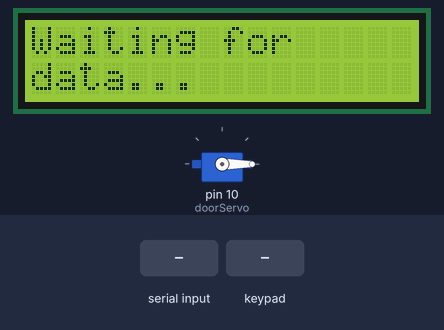
Recording of a sketch running on a simulated Arduino Uno, built with avr-gcc and run on an emulated ATmega328P. Shown: 16×2 character LCD, servo. The inputs (shaded band) are chosen by the test bench. What the sketch prints to the serial monitor is not drawn.

Above: at 1.2 s.
1.3 s: "Signal:\n" received over Serial
At 1.6 s:
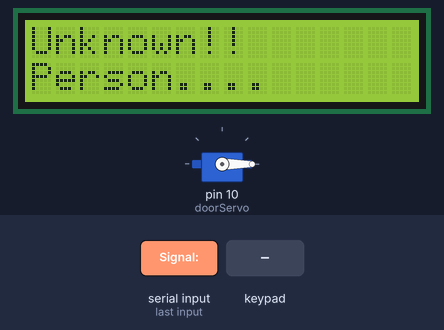
4.3 s: keypad keys 0 9 8 7 pressed 0.4 s apart
At 6.1 s:
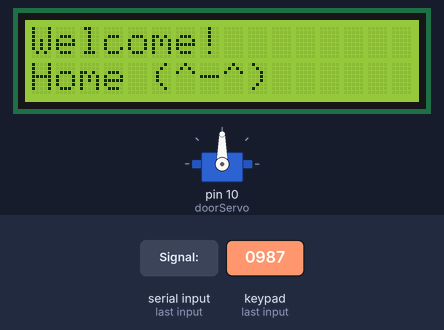
8.9 s: "Signal:90\n" received over Serial
At 11.7 s:
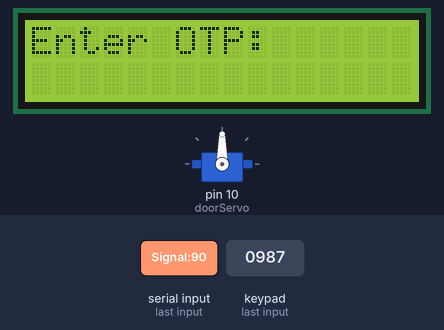
11.9 s: keypad keys 9 8 7 6 pressed 0.4 s apart
At 13.9 s:
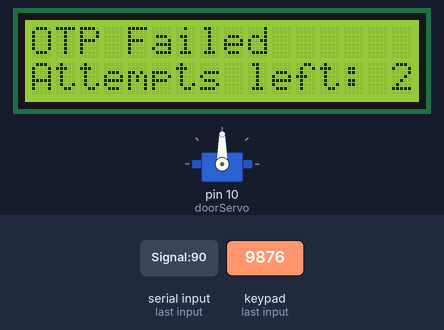
15.6 s: key '1' pressed
At 16.7 s:
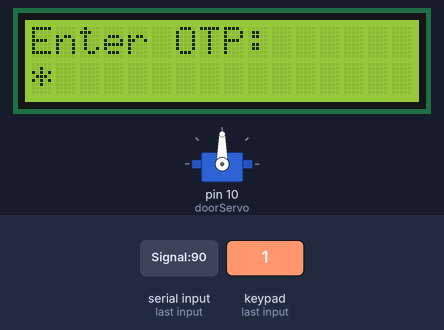
17.1 s: key '2' pressed
At 17.8 s:
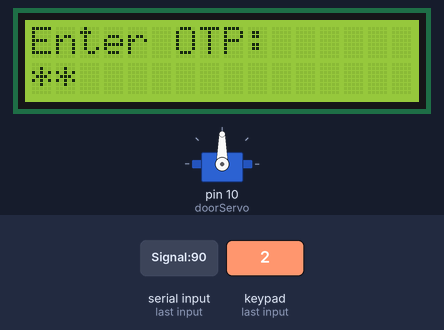
Timing chart, 0 to 19.6 s (numbered marks = the images above; inputs shaded):
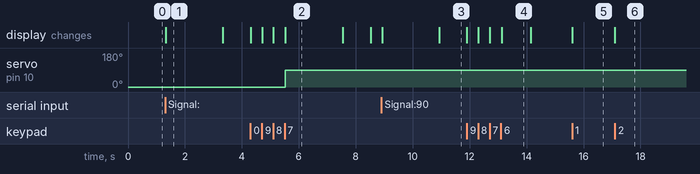

Measured:
- after the input at 1.3 s, the display: changes at once (image 1)
- after the input at 4.3 s, servo on pin 10 (doorServo): 0° → 90° after 1.2 s; the display: first changes at once (image 2 shows a later state)
- after the input at 8.9 s, the display: first changes at once (image 3 shows a later state)
- after the input at 11.9 s, the display: first changes at once (image 4 shows a later state)
- after the input at 15.6 s, the display: changes at once (image 5)
- after the input at 17.1 s, the display: changes at once (image 6)
- what the display in image 1 shows lasts 2.0 s, from 1.3 s to 3.3 s

The sketch:

Arduino_Code.ino
```cpp
#include <Wire.h>
#include <LiquidCrystal_I2C.h>
#include <Keypad.h>
#include <Servo.h>

// LCD setup
LiquidCrystal_I2C lcd(0x27, 16, 2); // Change 0x27 if needed

// Keypad setup
const byte ROWS = 4;
const byte COLS = 4;
char keys[ROWS][COLS] = {
  {'1','2','3','A'},
  {'4','5','6','B'},
  {'7','8','9','C'},
  {'*','0','#','D'}
};
byte rowPins[ROWS] = {9, 8, 7, 6};
byte colPins[COLS] = {5, 4, 3, 2};
Keypad keypad = Keypad(makeKeymap(keys), rowPins, colPins, ROWS, COLS);

// Servo motor setup
Servo doorServo;

// Variables
String otp = "0987";
unsigned long doorOpenMillis = 0;
const unsigned long doorCloseDelay = 22000; // 22 seconds
int failedAttempts = 0;
const int maxAttempts = 3;
bool systemShutdown = false;

String lastMsg1 = "", lastMsg2 = "";

// Function declarations
String getOtpFromKeypad();
void openDoor();
void closeDoor();
void showMessage(const String &msg1, const String &msg2);
void shutdownSystem();

void setup() {
  Serial.begin(115200);
  lcd.init();
  lcd.backlight();

  showMessage("Waiting for", "data...");

  doorServo.attach(10);
  doorServo.write(0);
}

void loop() {
  if (systemShutdown) return;

  if (Serial.available()) {
    String receivedData = Serial.readStringUntil('\n');
    receivedData.trim();

    if (receivedData.startsWith("Signal:")) {
      int signal = receivedData.substring(8).toInt();

      if (signal == 0) {
        showMessage("Unknown!!", "Person....");
        delay(1000);

        String otpData = Serial.readStringUntil('\n');
        otpData.trim();
        if (otpData.startsWith("otp: ")) {
          otp = otpData.substring(5);
          Serial.println("New OTP set: " + otp);
        }

        // OTP Entry loop with retry
        bool otpSuccess = false;
        while (failedAttempts < maxAttempts && !otpSuccess) {
          showMessage("Enter OTP:", "");
          String enteredOtp = getOtpFromKeypad();

          if (enteredOtp == otp) {
            openDoor();
            showMessage("Welcome!", "Home (^-^)");
            delay(2000);  // Show "Welcome Home" message for 2 seconds
            failedAttempts = 0;
            otpSuccess = true;
          } else {
            failedAttempts++;
            showMessage("OTP Failed", "Attempts left: " + String(maxAttempts - failedAttempts));
            delay(1000); // Display message before retry
          }
        }

        if (!otpSuccess && failedAttempts >= maxAttempts) {
          showMessage("Intruder", "Alert!");
          delay(1000);
          shutdownSystem();
        }

      } else if (signal == 1) {
        openDoor();
        showMessage("Welcome!", "Home (^-^)");
        delay(2000);  // Show "Welcome Home" message for 2 seconds
      }
    }
  }

  // Show door close countdown after door is opened
  if (doorOpenMillis > 0 && millis() - doorOpenMillis < doorCloseDelay) {
    int remainingTime = (doorCloseDelay - (millis() - doorOpenMillis)) / 1000;
    showMessage("Door closing in", String(remainingTime) + "s");
  }

  // Close door after timeout
  if (doorOpenMillis > 0 && millis() - doorOpenMillis > doorCloseDelay) {
    closeDoor();
    shutdownSystem();
  }
}

// Show message on LCD
void showMessage(const String &msg1, const String &msg2) {
  if (msg1 != lastMsg1 || msg2 != lastMsg2) {
    lcd.clear();
    lcd.setCursor(0, 0);
    lcd.print(msg1);
    lcd.setCursor(0, 1);
    lcd.print(msg2);
    Serial.println(msg1 + " | " + msg2);
    lastMsg1 = msg1;
    lastMsg2 = msg2;
  }
}

// Get 4-digit OTP with *
String getOtpFromKeypad() {
  String enteredOtp = "";
  while (enteredOtp.length() < 4) {
    char key = keypad.getKey();
    if (key && isDigit(key)) {
      enteredOtp += key;
      lcd.setCursor(enteredOtp.length() - 1, 1);
      lcd.print("*");
      Serial.print("*");
    }
  }
  Serial.println();
  return enteredOtp;
}

// Open the door
void openDoor() {
  doorServo.write(90);
  doorOpenMillis = millis();
  Serial.println("Door opened.");
}

// Close the door
void closeDoor() {
  doorServo.write(0);
  doorOpenMillis = 0;
  Serial.println("Door closed.");
}

// Shutdown system and turn off LCD
void shutdownSystem() {
  systemShutdown = true;
  lcd.clear();
  lcd.setCursor(0, 0);
  lcd.print("Shutting down");
  lcd.setCursor(0, 1);

  for (int i = 0; i < 10; i++) {
    lcd.print(".");
    delay(300);
  }

  lcd.clear();
  lcd.setCursor(3, 0);
  lcd.print("System Off");
  lcd.setCursor(1, 1);
  lcd.print("Press RESET btn");
  Serial.println("System is now off.");

  delay(3000);
  lcd.noBacklight();  // Turn off LCD screen
}
```
